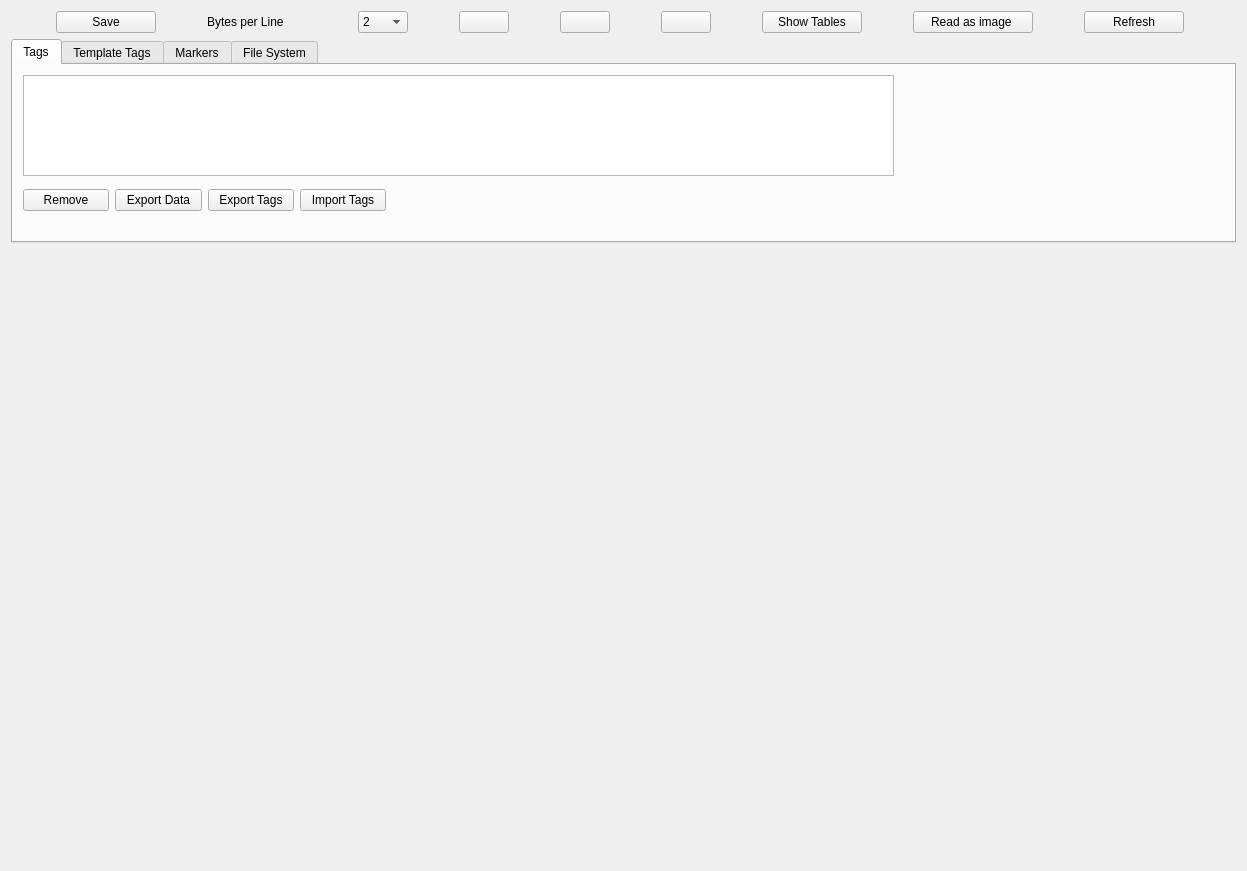
<?xml version="1.0" encoding="UTF-8"?>
<ui version="4.0">
 <class>HexViewerForm</class>
 <widget class="QWidget" name="HexViewerForm">
  <property name="geometry">
   <rect>
    <x>0</x>
    <y>0</y>
    <width>1247</width>
    <height>871</height>
   </rect>
  </property>
  <property name="windowTitle">
   <string>Form</string>
  </property>
  <property name="windowIcon">
   <iconset resource="sumuri.qrc">
    <normaloff>:/icons/app_logo/hex_viewer_icon.ico</normaloff>:/icons/app_logo/hex_viewer_icon.ico</iconset>
  </property>
  <layout class="QGridLayout" name="gridLayout">
   <item row="0" column="0" colspan="2">
    <layout class="QHBoxLayout" name="horizontalLayout">
     <item>
      <widget class="QPushButton" name="saveButton">
       <property name="maximumSize">
        <size>
         <width>100</width>
         <height>16777215</height>
        </size>
       </property>
       <property name="text">
        <string>Save</string>
       </property>
      </widget>
     </item>
     <item>
      <widget class="QLabel" name="label">
       <property name="maximumSize">
        <size>
         <width>100</width>
         <height>16777215</height>
        </size>
       </property>
       <property name="text">
        <string>Bytes per Line</string>
       </property>
      </widget>
     </item>
     <item>
      <widget class="QComboBox" name="bytesPerLinecomboBox">
       <property name="maximumSize">
        <size>
         <width>50</width>
         <height>16777215</height>
        </size>
       </property>
       <item>
        <property name="text">
         <string>2</string>
        </property>
       </item>
       <item>
        <property name="text">
         <string>4</string>
        </property>
       </item>
       <item>
        <property name="text">
         <string>8</string>
        </property>
       </item>
       <item>
        <property name="text">
         <string>16</string>
        </property>
       </item>
       <item>
        <property name="text">
         <string>32</string>
        </property>
       </item>
      </widget>
     </item>
     <item>
      <widget class="QPushButton" name="searchButton">
       <property name="maximumSize">
        <size>
         <width>50</width>
         <height>16777215</height>
        </size>
       </property>
       <property name="text">
        <string/>
       </property>
       <property name="icon">
        <iconset resource="sumuri.qrc">
         <normaloff>:/icons/search.png</normaloff>:/icons/search.png</iconset>
       </property>
      </widget>
     </item>
     <item>
      <widget class="QPushButton" name="searchNextButton">
       <property name="maximumSize">
        <size>
         <width>50</width>
         <height>16777215</height>
        </size>
       </property>
       <property name="text">
        <string/>
       </property>
       <property name="icon">
        <iconset theme="go-next"/>
       </property>
      </widget>
     </item>
     <item>
      <widget class="QPushButton" name="jumpToOffsetButton">
       <property name="maximumSize">
        <size>
         <width>50</width>
         <height>16777215</height>
        </size>
       </property>
       <property name="text">
        <string/>
       </property>
       <property name="icon">
        <iconset resource="sumuri.qrc">
         <normaloff>:/icons/jump.png</normaloff>:/icons/jump.png</iconset>
       </property>
      </widget>
     </item>
     <item>
      <widget class="QPushButton" name="showTablesButton">
       <property name="maximumSize">
        <size>
         <width>100</width>
         <height>16777215</height>
        </size>
       </property>
       <property name="text">
        <string>Show Tables</string>
       </property>
      </widget>
     </item>
     <item>
      <widget class="QPushButton" name="readAsImageButton">
       <property name="maximumSize">
        <size>
         <width>120</width>
         <height>16777215</height>
        </size>
       </property>
       <property name="text">
        <string>Read as image </string>
       </property>
      </widget>
     </item>
     <item>
      <widget class="QPushButton" name="refreshButton">
       <property name="maximumSize">
        <size>
         <width>100</width>
         <height>16777215</height>
        </size>
       </property>
       <property name="text">
        <string>Refresh</string>
       </property>
      </widget>
     </item>
    </layout>
   </item>
   <item row="1" column="0" colspan="2" alignment="Qt::AlignTop">
    <widget class="QTabWidget" name="tagstabWidget">
     <property name="minimumSize">
      <size>
       <width>0</width>
       <height>204</height>
      </size>
     </property>
     <property name="currentIndex">
      <number>0</number>
     </property>
     <widget class="QWidget" name="tagsTab">
      <property name="toolTip">
       <string>&lt;html&gt;&lt;head/&gt;&lt;body&gt;&lt;p&gt;Tags&lt;/p&gt;&lt;/body&gt;&lt;/html&gt;</string>
      </property>
      <attribute name="title">
       <string>Tags</string>
      </attribute>
      <widget class="QTableView" name="tagsTableView">
       <property name="geometry">
        <rect>
         <x>10</x>
         <y>10</y>
         <width>871</width>
         <height>101</height>
        </rect>
       </property>
      </widget>
      <widget class="QWidget" name="layoutWidget">
       <property name="geometry">
        <rect>
         <x>10</x>
         <y>120</y>
         <width>363</width>
         <height>31</height>
        </rect>
       </property>
       <layout class="QHBoxLayout" name="horizontalLayout_2">
        <item>
         <widget class="QPushButton" name="removeTagButton">
          <property name="text">
           <string>Remove</string>
          </property>
         </widget>
        </item>
        <item>
         <widget class="QPushButton" name="exportTagDataButton">
          <property name="text">
           <string>Export Data</string>
          </property>
         </widget>
        </item>
        <item>
         <widget class="QPushButton" name="exportTagsButton">
          <property name="text">
           <string>Export Tags</string>
          </property>
         </widget>
        </item>
        <item>
         <widget class="QPushButton" name="importTagsButton">
          <property name="text">
           <string>Import Tags</string>
          </property>
         </widget>
        </item>
       </layout>
      </widget>
     </widget>
     <widget class="QWidget" name="templateTagsTab">
      <attribute name="title">
       <string>Template Tags</string>
      </attribute>
      <widget class="QTableView" name="TemplateTagstableView">
       <property name="geometry">
        <rect>
         <x>10</x>
         <y>10</y>
         <width>691</width>
         <height>111</height>
        </rect>
       </property>
      </widget>
      <widget class="QWidget" name="layoutWidget">
       <property name="geometry">
        <rect>
         <x>20</x>
         <y>120</y>
         <width>647</width>
         <height>31</height>
        </rect>
       </property>
       <layout class="QHBoxLayout" name="horizontalLayout_3">
        <item>
         <widget class="QPushButton" name="removeTemplateTagButton">
          <property name="text">
           <string>Remove Template Tags</string>
          </property>
         </widget>
        </item>
        <item>
         <widget class="QPushButton" name="exportTemplateTagButton">
          <property name="text">
           <string>Export Template  Data</string>
          </property>
         </widget>
        </item>
        <item>
         <widget class="QPushButton" name="exportTemplateTagsButton">
          <property name="text">
           <string>Export Template Tags</string>
          </property>
         </widget>
        </item>
        <item>
         <widget class="QPushButton" name="importTemplateTagsButton">
          <property name="text">
           <string>Import Template Tags</string>
          </property>
         </widget>
        </item>
       </layout>
      </widget>
     </widget>
     <widget class="QWidget" name="MarkersTab">
      <attribute name="title">
       <string>Markers</string>
      </attribute>
      <widget class="QTableView" name="markersTableView">
       <property name="geometry">
        <rect>
         <x>10</x>
         <y>10</y>
         <width>871</width>
         <height>101</height>
        </rect>
       </property>
      </widget>
     </widget>
     <widget class="QWidget" name="fileSystemTab">
      <attribute name="title">
       <string>File System</string>
      </attribute>
     </widget>
    </widget>
   </item>
   <item row="2" column="0">
    <widget class="HexEditor" name="hexEditorWidget" native="true"/>
   </item>
  </layout>
 </widget>
 <customwidgets>
  <customwidget>
   <class>HexEditor</class>
   <extends>QWidget</extends>
   <header>headers/hexeditor.h</header>
   <container>1</container>
  </customwidget>
 </customwidgets>
 <resources>
  <include location="sumuri.qrc"/>
 </resources>
 <connections/>
</ui>
